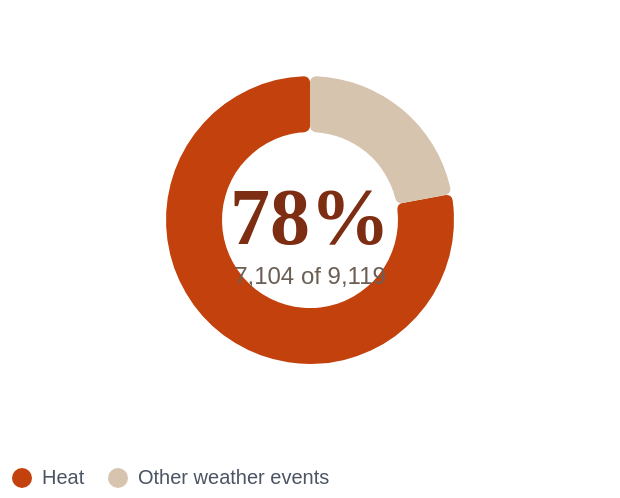

Describe this chart as a Vega-Lite specification.
### Vega-Lite specification from a JSON file in a GitHub repository (floating-point values rounded to 4 significant figures)
{"$schema": "https://vega.github.io/schema/vega-lite/v5.json", "width": "container", "height": 210, "data": {"values": [{"group": "Heat", "hospitalisations": 7104, "share": 0.779}, {"group": "Other weather events", "hospitalisations": 2015, "share": 0.221}]}, "layer": [{"mark": {"type": "arc", "innerRadius": 44, "outerRadius": 72, "cornerRadius": 3}, "encoding": {"theta": {"field": "hospitalisations", "type": "quantitative"}, "color": {"field": "group", "type": "nominal", "scale": {"domain": ["Heat", "Other weather events"], "range": ["#c2410c", "#d6c4af"]}, "legend": {"orient": "bottom", "title": null, "labelColor": "#4b5563"}}, "tooltip": ["group", {"field": "hospitalisations", "format": ",d"}, {"field": "share", "format": ".1%"}]}}, {"transform": [{"filter": "datum.group == 'Heat'"}], "mark": {"type": "text", "font": "Georgia", "fontSize": 40, "fontWeight": 700, "color": "#7c2d12"}, "encoding": {"text": {"field": "share", "format": ".0%"}}}, {"transform": [{"filter": "datum.group == 'Heat'"}], "mark": {"type": "text", "dy": 28, "fontSize": 12, "color": "#6b5f55"}, "encoding": {"text": {"value": "7,104 of 9,119"}}}], "background": "transparent", "config": {"view": {"stroke": null}}}
